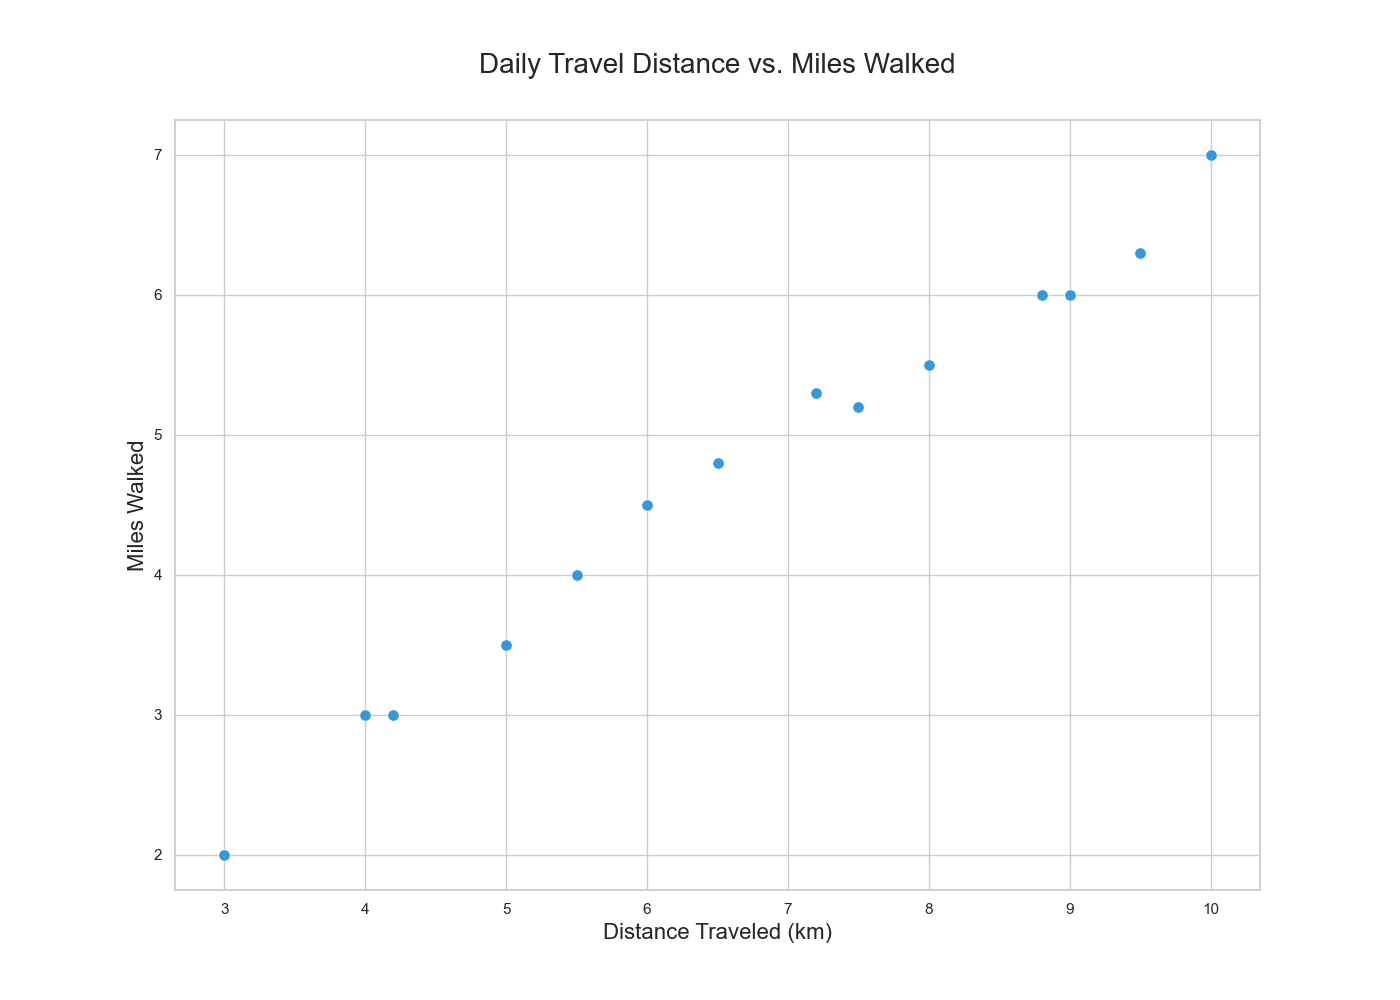

This figure's Python source:

import pandas as pd
import seaborn as sns
import matplotlib.pyplot as plt

# Load data into a pandas DataFrame
data = {
    'Day': ['Monday', 'Tuesday', 'Wednesday', 'Thursday', 'Friday', 'Saturday', 'Sunday',
            'Monday', 'Tuesday', 'Wednesday', 'Thursday', 'Friday', 'Saturday', 'Sunday'],
    'DistanceTraveled': [3, 5, 4.2, 6, 7.5, 8, 9, 4, 5.5, 6.5, 7.2, 8.8, 9.5, 10],
    'MilesWalked': [2, 3.5, 3, 4.5, 5.2, 5.5, 6, 3, 4, 4.8, 5.3, 6, 6.3, 7]
}

df = pd.DataFrame(data)

# Set the style
sns.set(style="whitegrid")

# Create the scatterplot
plt.figure(figsize=(14, 10))
scatter_plot = sns.scatterplot(x='DistanceTraveled', y='MilesWalked',
                               data=df, color="#3498DB", s=70)

# Customize the axes and title
scatter_plot.set_title('Daily Travel Distance vs. Miles Walked', fontsize=20, y=1.05)
scatter_plot.set_xlabel('Distance Traveled (km)', fontsize=16)
scatter_plot.set_ylabel('Miles Walked', fontsize=16)

# Show the plot
plt.show()
